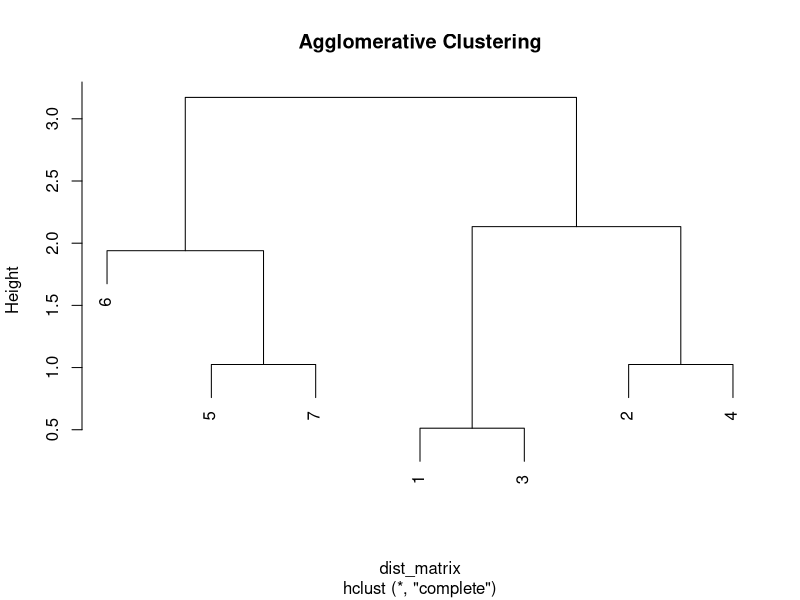
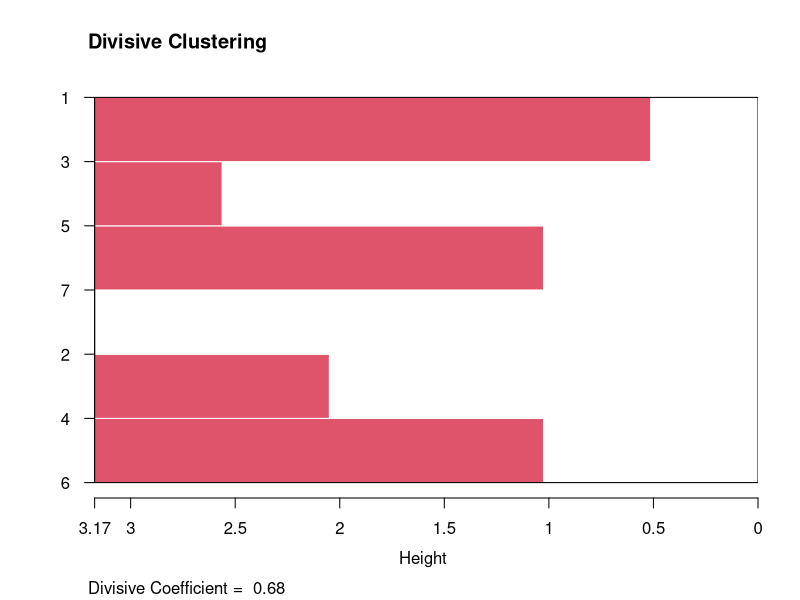
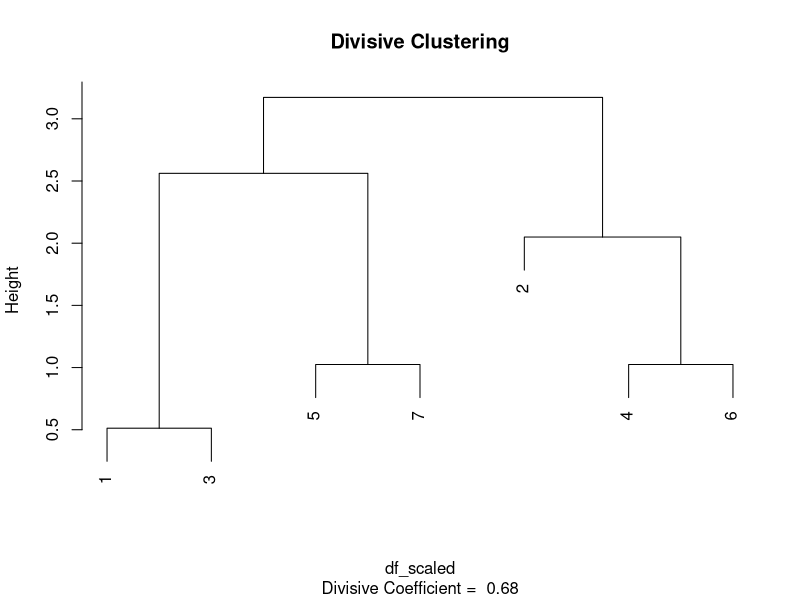

These figures' R source, in order:
library(cluster)

df <- data.frame(x = c(1,1,2,3,4,5,6),
                 y = c(5,4,5,4,5,4,5))

df_scaled <- scale(df)
dist_matrix <- dist(df_scaled)

hc_agg <- hclust(dist_matrix,method="complete")
plot(hc_agg,main = "Agglomerative Clustering")

hc_div <- diana(df_scaled)
plot(hc_div,main = "Divisive Clustering")